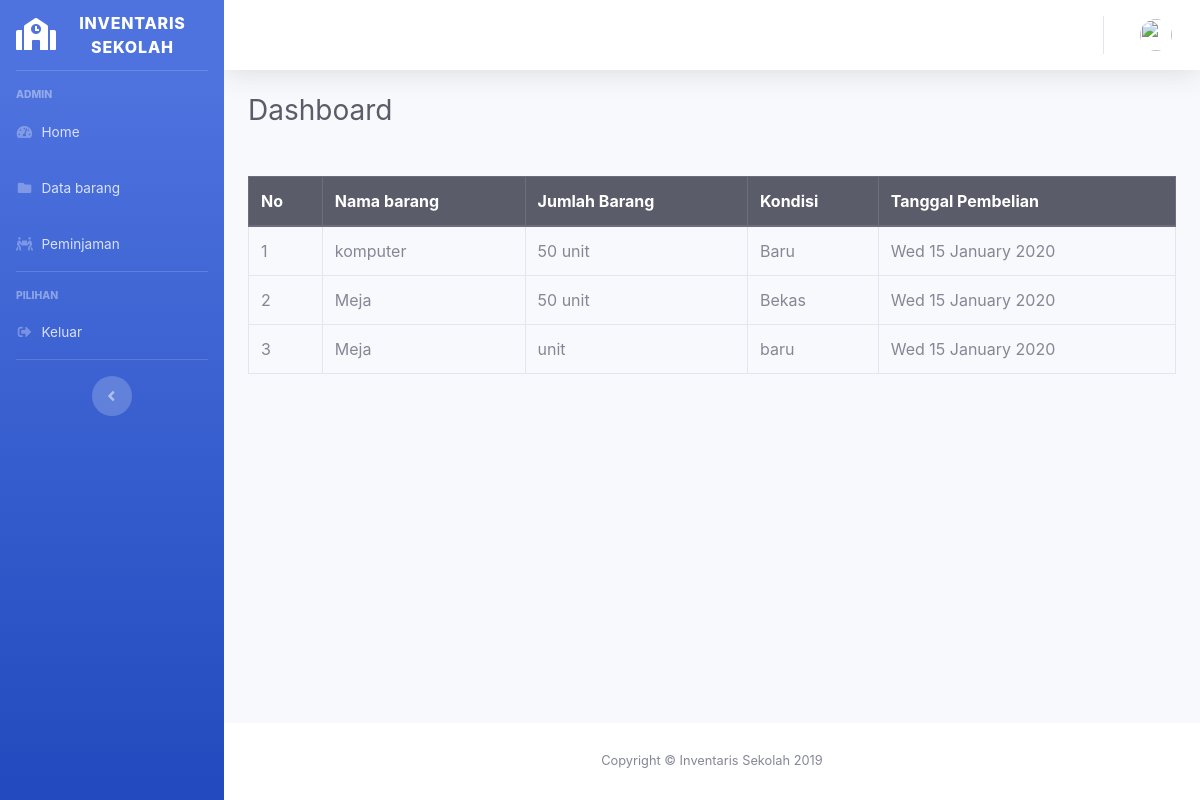
Screenshot of /index.php/admin with the database file from the repository.
### tables this page shows
CREATE TABLE `data_barang` (
  `id` int(11) NOT NULL,
  `nama_barang` varchar(200) NOT NULL,
  `jumlah_barang` varchar(128) NOT NULL,
  `kondisi` varchar(200) NOT NULL,
  `harga` varchar(200) NOT NULL,
  `keterangan` varchar(500) NOT NULL,
  `pembelian` varchar(200) NOT NULL
);

### application/controllers/Admin.php (called while the page is built, shortened)
<?php
class Admin extends CI_Controller
{
    public function __construct()
    {
        $this->load->model('m_barang');
    }
    public function index()
    {
        $data['title'] = 'Dashboard';
        $data['user'] = $this->db->get_where('user', ['email' =>
        $this->session->userdata('email')])->row_array();
        $data['admin'] = $this->db->get('data_barang')->result_array();
        $this->load->view('templates/header', $data);
        $this->load->view('templates/sidebar', $data);
        $this->load->view('templates/topbar', $data);
        $this->load->view('admin/index', $data);
        $this->load->view('templates/footer');
    }
}

### index.php (called while the page is built, shortened)
<?php
require_once BASEPATH.'core/CodeIgniter.php';

### application/views/admin/index.php (the view, shortened to what this page needs)
<div class="container-fluid">
    <h1 class="h3 mb-4 text-gray-800"><?= $title; ?></h1>
    <form>
        <table class="table table-bordered">
            <thead class="thead-dark">
                <tr>
                    <th scope="col">No</th>
                    <th scope="col">Nama barang</th>
                    <th scope="col">Jumlah Barang</th>
                    <th scope="col">Kondisi</th>
                    <th scope="col">Tanggal Pembelian</th>
                </tr>
            </thead>
            <tbody>
                <?php
                $no = 1;
                foreach ($admin as $a) : ?>
                    <tr>
                        <td><?php echo $no++ ?></td>
                        <td><?php echo $a['nama_barang']; ?></td>
                        <td><?php echo $a['jumlah_barang']; ?></td>
                        <td><?php echo $a['kondisi']; ?></td>
                        <td> <?= date('D d F Y ', $a['pembelian']); ?></td>
                    </tr>
                <?php endforeach; ?>
            </tbody>
        </table>
    </form>
</div>
</div>

### application/views/templates/header.php (shortened to what this page needs)
<!DOCTYPE html>
<html lang="en">
<head>
    <link href="<?= base_url('assets/'); ?>vendor/fontawesome-free/css/all.min.css" rel="stylesheet" type="text/css">
    <link href="<?= base_url('assets/'); ?>css/sb-admin-2.min.css" rel="stylesheet">
</head>
<body id="page-top">
    <div id="wrapper">

### application/views/templates/sidebar.php
<ul class="navbar-nav bg-gradient-primary sidebar sidebar-dark accordion" id="accordionSidebar">
    <a class="sidebar-brand d-flex align-items-center justify-content-center" href="index.html">
        <div class="sidebar-brand-icon">
            <i class="fas fa-school"></i>
        </div>
        <div class="sidebar-brand-text mx-3">INVENTARIS SEKOLAH</div>
    </a>
    <hr class="sidebar-divider">
    <div class="sidebar-heading">
        Admin
    </div>
    <li class="nav-item">
        <a class="nav-link" href="<?= base_url('admin/index/'); ?>">
            <i class="fas fa-fw fa-tachometer-alt"></i>
            <span>Home</span></a>
        <a class="nav-link" href="<?= base_url('admin/barang/'); ?>">
            <i class="fas fa-fw fa-folder"></i>
            <span>Data barang</span></a>
        <a class="nav-link" href=<?= base_url('admin/peminjaman/'); ?>>
            <i class="fas fa-fw fa-people-carry"></i>
            <span>Peminjaman</span></a>
    </li>
    <hr class="sidebar-divider">
    <div class="sidebar-heading">
        Pilihan
    </div>
    <li class="nav-item">
        <a class="nav-link" href="<?= base_url('auth/logout/'); ?>" data-toggle="modal" data-target="#logoutModal">
            <i class="fas fa-fw fa-sign-out-alt"></i>
            <span>Keluar</span></a>
    </li>
    <hr class="sidebar-divider d-none d-md-block">
    <div class="text-center d-none d-md-inline">
        <button class="rounded-circle border-0" id="sidebarToggle"></button>
    </div>
</ul>

### application/views/templates/topbar.php (shortened to what this page needs)
<div id="content-wrapper" class="d-flex flex-column">
    <div id="content">
        <nav class="navbar navbar-expand navbar-light bg-white topbar mb-4 static-top shadow">
            <ul class="navbar-nav ml-auto">
                <li class="nav-item dropdown no-arrow">
                    <a class="nav-link dropdown-toggle" href="#" id="userDropdown" role="button" data-toggle="dropdown" aria-haspopup="true" aria-expanded="false">
                        <img class="img-profile rounded-circle" src="<?= base_url('assets/img/profile/') . $user['image']; ?>">
                    </a>
                </li>
            </ul>
        </nav>

### application/views/templates/footer.php (shortened to what this page needs)
<footer class="sticky-footer bg-white">
    <div class="container my-auto">
        <div class="copyright text-center my-auto">
            <span>Copyright &copy; Inventaris Sekolah 2019</span>
        </div>
    </div>
</footer>
</div>
</div>
</body>
</html>

### rows the page displays
data_barang: nama_barang "komputer", jumlah_barang "50 unit", kondisi "Baru", pembelian "Wed 15 January 2020"
data_barang: nama_barang "Meja", jumlah_barang "50 unit", kondisi "Bekas", pembelian "Wed 15 January 2020"
data_barang: nama_barang "Meja", jumlah_barang "unit", kondisi "baru", pembelian "Wed 15 January 2020"

### other values shown
$title "Dashboard"
